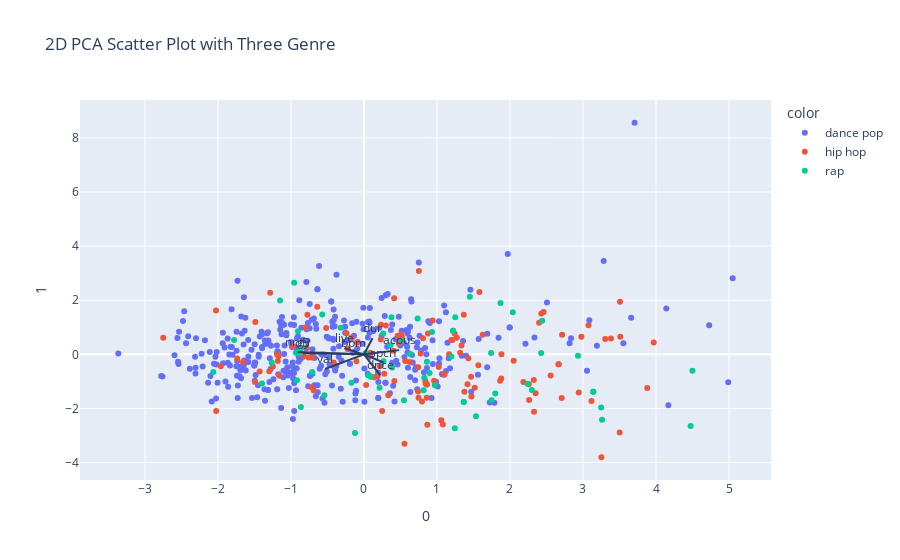

Source (notebook cell):
### Markdown cell above
https://plotly.com/python/pca-visualization/

### Code cell
fig = px.scatter(principalComponents, x=0, y=1, color=fin_df['top genre new'], labels={"x": "Features", "y": "Loadings"}, 
                 title="2D PCA Scatter Plot with Three Genre")

for i, feature in enumerate(features):
    fig.add_shape(
        type='line',
        x0=0, y0=0,
        x1=loadings[i, 0],
        y1=loadings[i, 1]
    )
    fig.add_annotation(
        x=loadings[i, 0],
        y=loadings[i, 1],
        ax=0, ay=0,
        xanchor="center",
        yanchor="bottom",
        text=feature,
    )
# fig.update_layout(
#     title={
#         'text': "2D PCA Scatter Plot with Three Genre"})    

fig.show()

### Figure 1 — Plotly figure (JSON) as saved in the notebook; plotly's stock layout.template omitted (floating-point values rounded to 4 significant figures; data arrays with more than 128 entries replaced by an {"elided": "..."} marker saying what was removed)
{"data": [{"hovertemplate": "color=dance pop<br>0=%{x}<br>1=%{y}<extra></extra>", "legendgroup": "dance pop", "marker": {"color": "#636efa", "symbol": "circle"}, "mode": "markers", "name": "dance pop", "orientation": "v", "showlegend": true, "type": "scatter", "x": {"elided": "361 float values"}, "xaxis": "x", "y": {"elided": "361 float values"}, "yaxis": "y"}, {"hovertemplate": "color=hip hop<br>0=%{x}<br>1=%{y}<extra></extra>", "legendgroup": "hip hop", "marker": {"color": "#EF553B", "symbol": "circle"}, "mode": "markers", "name": "hip hop", "orientation": "v", "showlegend": true, "type": "scatter", "x": [-0.7566, -0.0959, -1.961, -1.656, -0.6393, 0.1861, -0.9766, -1.296, -0.103, 0.4136, -2.026, -1.284, 0.216, 1.024, -1.736, 0.2345, -0.5178, 0.5163, 2.461, 1.626, -0.2391, 0.8084, -0.7743, 0.3004, -1.428, -1.491, -2.749, 0.5163, -1.169, 2.714, 2.352, -0.7171, 2.398, 0.7528, -1.247, 3.076, -0.8258, 0.7474, 1.336, 2.051, 1.472, -1.18, -1.159, 1.272, 1.582, 0.23, 0.03007, -0.414, 1.88, -0.1708, 2.666, 1.102, 0.742, 0.5654, 0.1417, 0.5109, 2.258, 0.3329, 0.9407, 2.557, 2.666, 2.978, 1.318, 3.507, -1.487, 1.518, 3.117, 3.502, 1.43, 3.383, 3.511, 2.33, 2.942, 0.8607, 0.8617, 1.467, 0.4166, 2.429, 0.4613, 1.212, 0.961, 0.2779, 0.845, 3.305, 0.8769, 3.968, -0.7135, 0.7765, -2.023, 1.059, 1.102, 1.883, 2.183, -1.187, 0.6273, 2.263, 0.7955, 0.08883, 0.8617, 0.08501, 3.252, -0.7852, 0.4046, 0.7435, 1.197, -0.6863, 0.4787, 2.709, -0.8041, 2.326, -0.221, 1.244, 0.5556, 1.866, 1.167, 3.88, 0.2502, 0.8682, 0.8413, 1.376, 1.08, 1.418, 0.09491, -0.221, 1.368, 1.568], "xaxis": "x", "y": [-0.1199, 0.4245, -0.4438, -0.2827, 1.756, -0.8126, 0.3054, -0.6218, -0.2528, 2.069, 1.623, 2.272, -0.4411, -0.4639, -0.1566, 1.089, 0.9727, 0.6538, 1.562, 0.7262, 0.783, 0.5903, 1.462, 1.067, -0.6362, -1.019, 0.6124, 0.6538, -0.06849, 0.7209, -1.438, -1.218, 1.171, 3.078, -0.4516, 1.071, -0.05783, -1.601, 0.3307, -0.2341, -1.555, -0.2465, -0.792, 0.6089, 2.299, 0.545, -1.133, -0.3063, -0.8913, 0.6211, -0.3708, -0.7313, -1.374, -0.2497, -0.844, 0.73, -1.105, -1.514, 1.247, -0.7847, -0.3708, 0.6526, 0.06019, 1.941, 1.196, -1.233, -1.728, -2.89, -0.1417, 0.5871, 0.6465, -2.117, -1.408, -1.603, -1.116, -0.8279, -0.9865, 1.506, 0.6823, 0.5287, -0.9776, -0.721, -1.091, 0.5643, 0.772, 0.4392, -0.1125, 0.02818, -2.096, -2.437, -0.7531, 0.001554, -1.022, -0.01614, -0.2857, -1.69, -1.742, 0.06126, -1.116, -0.03751, -3.804, 0.2468, 0.1341, -0.4732, 0.5279, -1.34, 0.4026, -1.611, 0.995, -0.9504, 0.1925, 0.7566, -3.307, -0.9732, 0.001712, -1.243, -2.095, -2.607, -0.9835, -1.385, -2.59, -1.107, -0.8162, 0.1925, 1.464, -0.4001], "yaxis": "y"}, {"hovertemplate": "color=rap<br>0=%{x}<br>1=%{y}<extra></extra>", "legendgroup": "rap", "marker": {"color": "#00cc96", "symbol": "circle"}, "mode": "markers", "name": "rap", "orientation": "v", "showlegend": true, "type": "scatter", "x": [0.8623, -0.9562, -1.778, 2.441, -0.3173, 0.523, -1.149, 0.09116, 1.197, 2.242, 1.742, 1.367, 0.02292, -0.8722, -0.8855, -2.063, -1.263, -0.5716, 1.367, 3.141, -0.1709, -0.5416, -0.8632, -0.7094, 2.039, 1.45, 1.244, 0.05593, -0.9032, 0.3762, 3.141, 3.249, 2.3, 3.262, -0.9181, 1.871, 0.2141, 1.251, 1.22, 2.427, 0.3639, 0.8267, 1.535, 4.499, 2.932, 0.268, 0.8991, 4.474, -1.396, 0.6333, 0.3859, 0.2639, 0.9719, 0.8169, 0.9321, 1.798, -0.9315, 1.22, 0.5484, 1.747, 0.7354, -0.1225], "xaxis": "x", "y": [-0.2725, 2.645, 0.5292, 1.242, 0.9845, 0.4939, 1.992, -0.8263, -0.08335, -1.088, 0.04546, -1.762, 0.05285, 0.1893, 0.04201, -0.6494, -0.3084, 1.474, -1.762, -1.386, -1.049, -1.512, -1.943, -0.6519, 1.555, 2.128, -2.735, -0.776, 0.8526, 1.374, -1.386, -1.963, -1.314, -2.42, -0.9537, 1.901, -1.234, 1.369, 0.876, 0.05302, 0.3377, -0.8611, -2.287, -0.6088, -0.0532, -0.2546, -0.6939, -2.653, -1.079, 0.01648, -0.4878, 0.7694, -1.138, -1.325, 0.8287, -1.448, 0.05783, 0.876, -1.695, -1.699, 1.322, -2.904], "yaxis": "y"}], "layout": {"annotations": [{"ax": 0, "ay": 0, "text": "bpm", "x": -0.1364, "xanchor": "center", "y": 0.04258, "yanchor": "bottom"}, {"ax": 0, "ay": 0, "text": "nrgy", "x": -0.9057, "xanchor": "center", "y": 0.08337, "yanchor": "bottom"}, {"ax": 0, "ay": 0, "text": "dnce", "x": 0.2252, "xanchor": "center", "y": -0.7743, "yanchor": "bottom"}, {"ax": 0, "ay": 0, "text": "dB", "x": -0.8359, "xanchor": "center", "y": 0.0436, "yanchor": "bottom"}, {"ax": 0, "ay": 0, "text": "live", "x": -0.2685, "xanchor": "center", "y": 0.2283, "yanchor": "bottom"}, {"ax": 0, "ay": 0, "text": "val", "x": -0.5333, "xanchor": "center", "y": -0.5425, "yanchor": "bottom"}, {"ax": 0, "ay": 0, "text": "dur", "x": 0.1177, "xanchor": "center", "y": 0.5935, "yanchor": "bottom"}, {"ax": 0, "ay": 0, "text": "acous", "x": 0.4821, "xanchor": "center", "y": 0.1555, "yanchor": "bottom"}, {"ax": 0, "ay": 0, "text": "spch", "x": 0.2671, "xanchor": "center", "y": -0.302, "yanchor": "bottom"}], "legend": {"title": {"text": "color"}, "tracegroupgap": 0}, "shapes": [{"type": "line", "x0": 0, "x1": -0.1364, "y0": 0, "y1": 0.04258}, {"type": "line", "x0": 0, "x1": -0.9057, "y0": 0, "y1": 0.08337}, {"type": "line", "x0": 0, "x1": 0.2252, "y0": 0, "y1": -0.7743}, {"type": "line", "x0": 0, "x1": -0.8359, "y0": 0, "y1": 0.0436}, {"type": "line", "x0": 0, "x1": -0.2685, "y0": 0, "y1": 0.2283}, {"type": "line", "x0": 0, "x1": -0.5333, "y0": 0, "y1": -0.5425}, {"type": "line", "x0": 0, "x1": 0.1177, "y0": 0, "y1": 0.5935}, {"type": "line", "x0": 0, "x1": 0.4821, "y0": 0, "y1": 0.1555}, {"type": "line", "x0": 0, "x1": 0.2671, "y0": 0, "y1": -0.302}], "title": {"text": "2D PCA Scatter Plot with Three Genre"}, "xaxis": {"anchor": "y", "domain": [0, 1], "title": {"text": "0"}}, "yaxis": {"anchor": "x", "domain": [0, 1], "title": {"text": "1"}}}}
